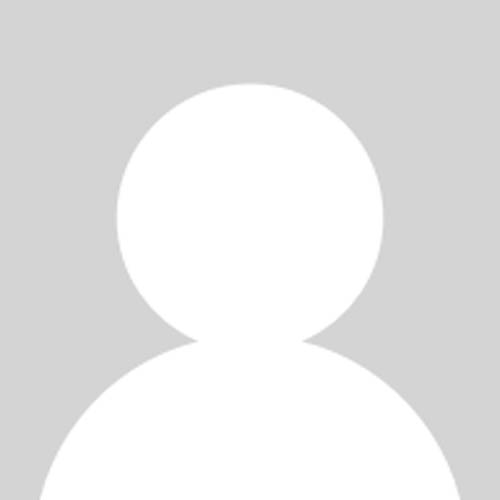
#> input picture img/background.jpg, 500 x 500 px, found by its file name
$ python generate.py ../../img/background.jpg
#> lines starting #> are read from the running program, lines starting #| are printed output that depends on the picture
### src/utils/image_helper.py
from PIL import Image, ImageDraw, ImageFont

def generate(text, color="red"):
#> called with text = '../../img/background.jpg', color = 'red'
    object = "./img/background.jpg"
    img = Image.open(object)
#> img is the input picture: PIL image 500x500 RGB; min 204, max 255, mean 230.2
    image_size = img.size
#> image_size = (500, 500)
    draw = ImageDraw.Draw(img)

    font = ImageFont.truetype("./fonts/Times.ttf", 64)
    size = font.getsize(text)

    draw.text(
        ((image_size[0] - size[0]) / 2, (image_size[1] - size[1]) / 2),
        text,
        font=font,
        fill=color,
    )

    out_path = "out.png"
    img.save(out_path, "PNG", quality=100, optimize=True)
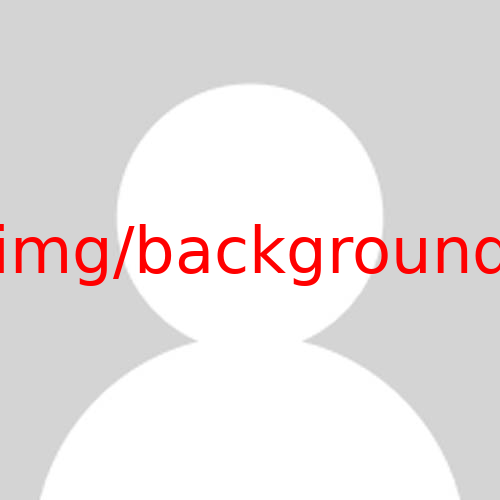
#> saved as out.png: PIL image 500x500 RGB; mean R, G, B 230.8, 223.7, 223.7
    return out_path

### src/utils/generate.py
import sys

from image_helper import generate


def main():
    text = sys.argv[1]
    print(text)
    generate(text)

main()
